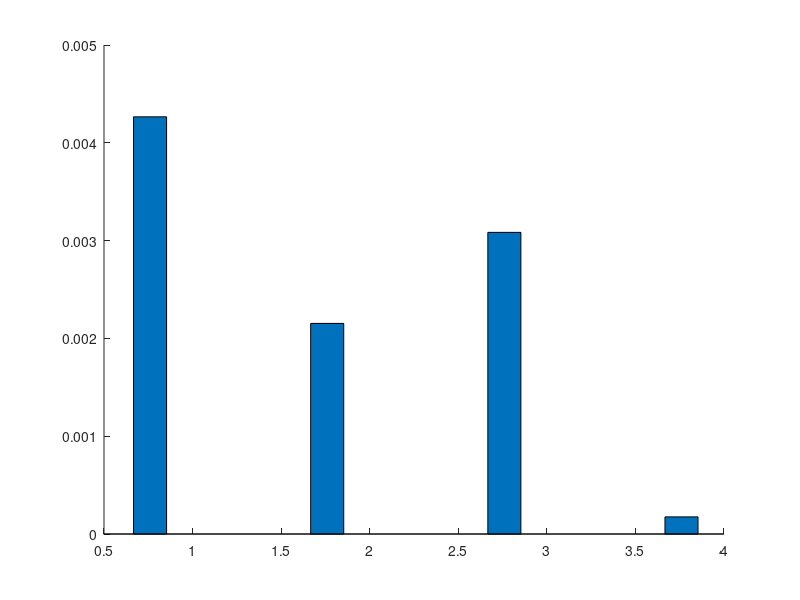

Here is the MATLAB script that generated this plot: (Note: this script raises an error after producing the figure.)
clear variables

load("resnorm.mat")

color1 = "#8B5058";
color2 = "#525B7A";
color3 = "#EC9F79";
color4 = "#A781A2";
color5 = "#9FC2CC";

x0=10;
y0=10;
width=10;
height=6;


%% D7-14

y = zeros(4,3);

y(1,1) = resnorm.D7.PROT.SCF_IL7;
y(1,2) = resnorm.D7.CD4ISP.SCF_IL7;
y(1,3) = resnorm.D7.CD3N.SCF_IL7;

y(2,1) = resnorm.D7.PROT.IL3_IL7;
y(2,2) = resnorm.D7.CD4ISP.IL3_IL7;
y(2,3) = resnorm.D7.CD3N.IL3_IL7;

y(3,1) = resnorm.D7.PROT.IL7_TNFa;
y(3,2) = resnorm.D7.CD4ISP.IL7_TNFa;
y(3,3) = resnorm.D7.CD3N.IL7_TNFa;

y(4,1) = resnorm.D7.PROT.TNFa_CXCL12;
y(4,2) = resnorm.D7.CD4ISP.TNFa_CXCL12;
y(4,3) = resnorm.D7.CD3N.TNFa_CXCL12;

x = [1 2 3 4];

fig1 = figure(1);
set(fig1,"units","centimeters",'position',[x0,y0,width,height])

b = bar(x,y,'BarWidth',0.8,'GroupWidth',0.4);
% xticklabels({"SCF-IL7", "IL3-IL7","IL7-TNFa","TNFa-CXCL12"})
row1 = {"SCF" "IL-3" "IL7" "TNFa"};
row2 = {"IL-7" "IL-7" "TNFa" "CXCL12"};
labelArray = [row1; row2];
% labelArray = strjust(pad(labelArray),'left'); 
xticklabels(strtrim(sprintf('%s\\newline%s\n', labelArray{:})))

b(1).FaceColor = color1;
b(2).FaceColor = color2;
b(3).FaceColor = color3;

fontsize(12,"points")
% leg = legend("PROT","CD4ISP","CD3-");
% leg.Location = "bestoutside";
 ylabel(["Normalized", "residual norm"])

ax = gca;
ax.YAxis.Exponent = -3;

%% D14-28

y = zeros(3,3);

y(1,1) = resnorm.D14.CD3N.SCF_IL7;
y(1,2) = resnorm.D14.CD3P.SCF_IL7;
y(1,3) = resnorm.D14.SP.SCF_IL7;

y(2,1) = resnorm.D14.CD3N.IL3_IL7;
y(2,2) = resnorm.D14.CD3P.IL3_IL7;
y(2,3) = resnorm.D14.SP.IL3_IL7;

y(3,1) = resnorm.D14.CD3N.IL7_TNFa;
y(3,2) = resnorm.D14.CD3P.IL7_TNFa;
y(3,3) = resnorm.D14.SP.IL7_TNFa;

x = [1 2 3];

fig2 = figure(2);
set(fig2,"units","centimeters",'position',[x0,y0,width,height])
b = bar(x,y,'BarWidth',0.8,'GroupWidth',0.4);
% xticklabels({"SCF-IL7", "IL3-IL7","IL7-TNFa"})
row1 = {"SCF" "IL-3" "IL7"};
row2 = {"IL-7" "IL-7" "TNFa"};
labelArray = [row1; row2];
% labelArray = strjust(pad(labelArray),'left'); 
xticklabels(strtrim(sprintf('%s\\newline%s\n', labelArray{:})))

b(1).FaceColor = color3;
b(2).FaceColor = color4;
b(3).FaceColor = color5;

fontsize(12,"points")
% leg = legend("CD3-","CD3+","8SP");
% leg.Location = "bestoutside";
 ylabel(["Normalized", "residual norm"])

ax = gca;
ax.YAxis.Exponent = -3;

%% Export

file_name1 = "Results/resnorm_D7.pdf";
file_name2 = "Results/resnorm_D14.pdf";

exportgraphics(fig1,file_name1)
exportgraphics(fig2,file_name2)
